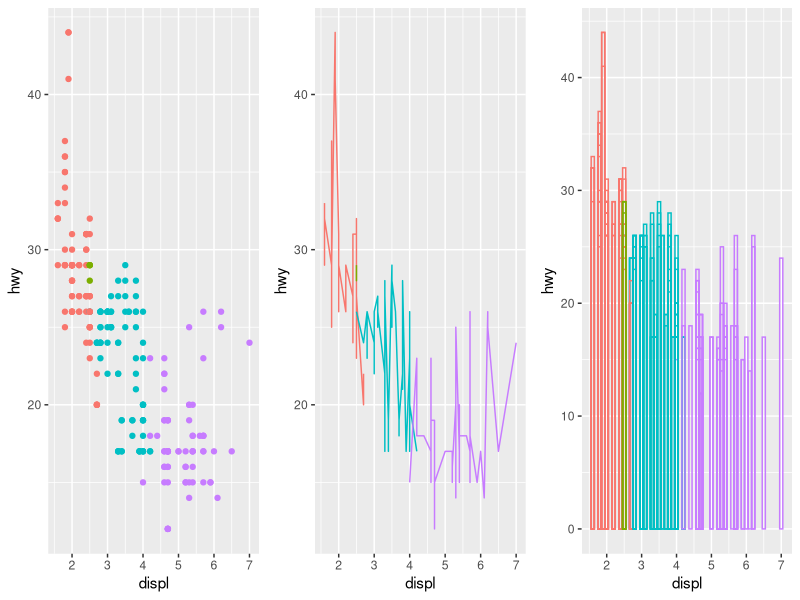
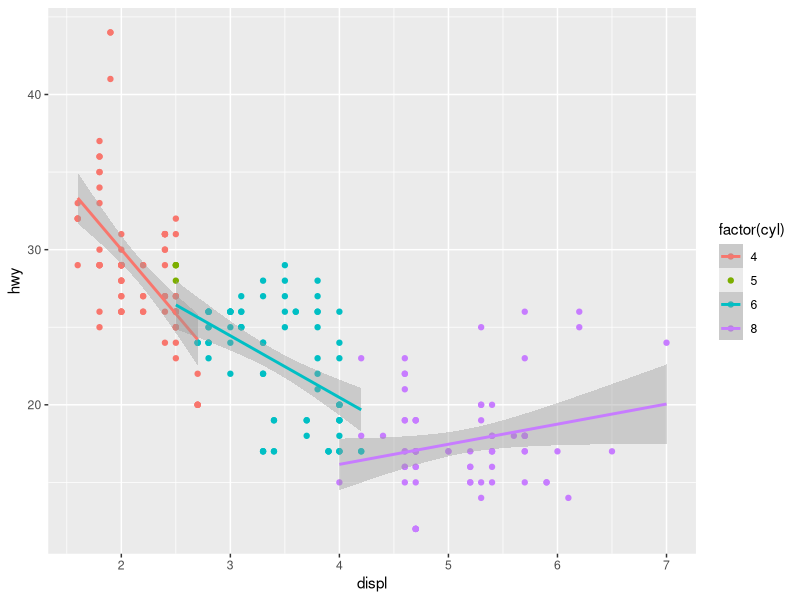

Write R code to recreate these figures, in order. (Note: this script raises an error after producing the figures.)
## ---- chunk 1
library(tidyverse)
library(gridExtra)
## ---- chunk 2
select(mpg, x=displ, y=hwy, colour=cyl) %>%
  head()
## ---- chunk 3
ggplot(mpg,
       aes(x=displ, y=hwy, colour=factor(cyl))) +
  theme(legend.position='none') -> p

gridExtra::grid.arrange(p + geom_point(),
                        p + geom_line(),
                        p + geom_bar(stat='identity', position='identity', fill=NA),
                        ncol=3)
## ---- chunk 4
ggplot(mpg,
       aes(x=displ, y=hwy, colour=factor(cyl))) + 
  geom_point() +
  geom_smooth(method='lm')
## ---- chunk 5
ds = dplyr::select(mpg, x=displ, y=hwy, colour=cyl)
ds$size = 1
ds$shape = 19

ds[ds$colour == 4, 'colour'] = '#F12345'
ds[ds$colour == 5, 'colour'] = '#F23456'
ds[ds$colour == 6, 'colour'] = '#F34567'
ds[ds$colour == 8, 'colour'] = '#F45678'

head(ds)
## ---- chunk 6
ggplot(mpg,
       aes(x=displ, y=hwy)) +
  geom_point() +
  geom_smooth() +
  facet_wrap(~year)
